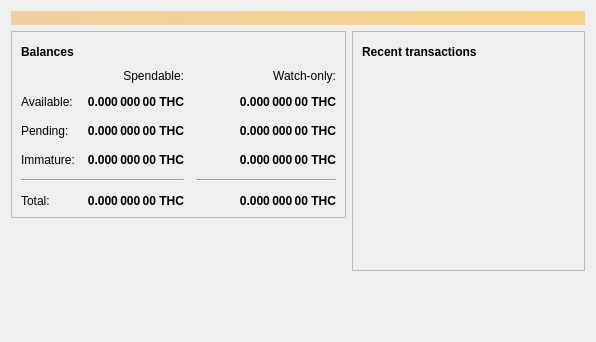
<?xml version="1.0" encoding="UTF-8"?>
<ui version="4.0">
 <class>OverviewPage</class>
 <widget class="QWidget" name="OverviewPage">
  <property name="geometry">
   <rect>
    <x>0</x>
    <y>0</y>
    <width>596</width>
    <height>342</height>
   </rect>
  </property>
  <property name="windowTitle">
   <string>Form</string>
  </property>
  <layout class="QVBoxLayout" name="topLayout">
   <item>
    <widget class="QLabel" name="labelAlerts">
     <property name="visible">
      <bool>false</bool>
     </property>
     <property name="styleSheet">
      <string notr="true">QLabel { background-color: qlineargradient(x1: 0, y1: 0, x2: 1, y2: 0, stop:0 #F0D0A0, stop:1 #F8D488); color:#000000; }</string>
     </property>
     <property name="wordWrap">
      <bool>true</bool>
     </property>
     <property name="margin">
      <number>3</number>
     </property>
     <property name="textInteractionFlags">
      <set>Qt::TextSelectableByMouse</set>
     </property>
    </widget>
   </item>
   <item>
    <layout class="QHBoxLayout" name="horizontalLayout" stretch="1,1">
     <item>
      <layout class="QVBoxLayout" name="verticalLayout_2">
       <item>
        <widget class="QFrame" name="frame">
         <property name="frameShape">
          <enum>QFrame::StyledPanel</enum>
         </property>
         <property name="frameShadow">
          <enum>QFrame::Raised</enum>
         </property>
         <layout class="QVBoxLayout" name="verticalLayout_4">
          <item>
           <layout class="QHBoxLayout" name="horizontalLayout_4">
            <item>
             <widget class="QLabel" name="label_5">
              <property name="font">
               <font>
                <weight>75</weight>
                <bold>true</bold>
               </font>
              </property>
              <property name="text">
               <string>Balances</string>
              </property>
             </widget>
            </item>
            <item>
             <widget class="QPushButton" name="labelWalletStatus">
              <property name="enabled">
               <bool>true</bool>
              </property>
              <property name="maximumSize">
               <size>
                <width>30</width>
                <height>16777215</height>
               </size>
              </property>
              <property name="toolTip">
               <string>The displayed information may be out of date. Your wallet automatically synchronizes with the Thincoin network after a connection is established, but this process has not completed yet.</string>
              </property>
              <property name="text">
               <string/>
              </property>
              <property name="icon">
               <iconset resource="../bitcoin.qrc">
                <normaloff>:/icons/warning</normaloff>
                <disabledoff>:/icons/warning</disabledoff>:/icons/warning</iconset>
              </property>
              <property name="iconSize">
               <size>
                <width>24</width>
                <height>24</height>
               </size>
              </property>
              <property name="flat">
               <bool>true</bool>
              </property>
             </widget>
            </item>
            <item>
             <spacer name="horizontalSpacer_3">
              <property name="orientation">
               <enum>Qt::Horizontal</enum>
              </property>
              <property name="sizeHint" stdset="0">
               <size>
                <width>40</width>
                <height>20</height>
               </size>
              </property>
             </spacer>
            </item>
           </layout>
          </item>
          <item>
           <layout class="QGridLayout" name="gridLayout">
            <property name="spacing">
             <number>12</number>
            </property>
            <item row="2" column="2">
             <widget class="QLabel" name="labelWatchPending">
              <property name="font">
               <font>
                <weight>75</weight>
                <bold>true</bold>
               </font>
              </property>
              <property name="cursor">
               <cursorShape>IBeamCursor</cursorShape>
              </property>
              <property name="toolTip">
               <string>Unconfirmed transactions to watch-only addresses</string>
              </property>
              <property name="text">
               <string notr="true">0.000 000 00 THC</string>
              </property>
              <property name="alignment">
               <set>Qt::AlignRight|Qt::AlignTrailing|Qt::AlignVCenter</set>
              </property>
              <property name="textInteractionFlags">
               <set>Qt::LinksAccessibleByMouse|Qt::TextSelectableByKeyboard|Qt::TextSelectableByMouse</set>
              </property>
             </widget>
            </item>
            <item row="2" column="1">
             <widget class="QLabel" name="labelUnconfirmed">
              <property name="font">
               <font>
                <weight>75</weight>
                <bold>true</bold>
               </font>
              </property>
              <property name="cursor">
               <cursorShape>IBeamCursor</cursorShape>
              </property>
              <property name="toolTip">
               <string>Total of transactions that have yet to be confirmed, and do not yet count toward the spendable balance</string>
              </property>
              <property name="text">
               <string notr="true">0.000 000 00 THC</string>
              </property>
              <property name="alignment">
               <set>Qt::AlignRight|Qt::AlignTrailing|Qt::AlignVCenter</set>
              </property>
              <property name="textInteractionFlags">
               <set>Qt::LinksAccessibleByMouse|Qt::TextSelectableByKeyboard|Qt::TextSelectableByMouse</set>
              </property>
             </widget>
            </item>
            <item row="3" column="2">
             <widget class="QLabel" name="labelWatchImmature">
              <property name="font">
               <font>
                <weight>75</weight>
                <bold>true</bold>
               </font>
              </property>
              <property name="cursor">
               <cursorShape>IBeamCursor</cursorShape>
              </property>
              <property name="toolTip">
               <string>Mined balance in watch-only addresses that has not yet matured</string>
              </property>
              <property name="text">
               <string notr="true">0.000 000 00 THC</string>
              </property>
              <property name="alignment">
               <set>Qt::AlignRight|Qt::AlignTrailing|Qt::AlignVCenter</set>
              </property>
              <property name="textInteractionFlags">
               <set>Qt::LinksAccessibleByMouse|Qt::TextSelectableByKeyboard|Qt::TextSelectableByMouse</set>
              </property>
             </widget>
            </item>
            <item row="4" column="0" colspan="2">
             <widget class="Line" name="line">
              <property name="orientation">
               <enum>Qt::Horizontal</enum>
              </property>
             </widget>
            </item>
            <item row="4" column="2">
             <widget class="Line" name="lineWatchBalance">
              <property name="sizePolicy">
               <sizepolicy hsizetype="Preferred" vsizetype="Fixed">
                <horstretch>0</horstretch>
                <verstretch>0</verstretch>
               </sizepolicy>
              </property>
              <property name="minimumSize">
               <size>
                <width>140</width>
                <height>0</height>
               </size>
              </property>
              <property name="orientation">
               <enum>Qt::Horizontal</enum>
              </property>
             </widget>
            </item>
            <item row="5" column="0">
             <widget class="QLabel" name="labelTotalText">
              <property name="text">
               <string>Total:</string>
              </property>
             </widget>
            </item>
            <item row="3" column="1">
             <widget class="QLabel" name="labelImmature">
              <property name="font">
               <font>
                <weight>75</weight>
                <bold>true</bold>
               </font>
              </property>
              <property name="cursor">
               <cursorShape>IBeamCursor</cursorShape>
              </property>
              <property name="toolTip">
               <string>Mined balance that has not yet matured</string>
              </property>
              <property name="text">
               <string notr="true">0.000 000 00 THC</string>
              </property>
              <property name="alignment">
               <set>Qt::AlignRight|Qt::AlignTrailing|Qt::AlignVCenter</set>
              </property>
              <property name="textInteractionFlags">
               <set>Qt::LinksAccessibleByMouse|Qt::TextSelectableByKeyboard|Qt::TextSelectableByMouse</set>
              </property>
             </widget>
            </item>
            <item row="2" column="3">
             <spacer name="horizontalSpacer_2">
              <property name="orientation">
               <enum>Qt::Horizontal</enum>
              </property>
              <property name="sizeHint" stdset="0">
               <size>
                <width>40</width>
                <height>20</height>
               </size>
              </property>
             </spacer>
            </item>
            <item row="3" column="0">
             <widget class="QLabel" name="labelImmatureText">
              <property name="text">
               <string>Immature:</string>
              </property>
             </widget>
            </item>
            <item row="5" column="1">
             <widget class="QLabel" name="labelTotal">
              <property name="font">
               <font>
                <weight>75</weight>
                <bold>true</bold>
               </font>
              </property>
              <property name="cursor">
               <cursorShape>IBeamCursor</cursorShape>
              </property>
              <property name="toolTip">
               <string>Your current total balance</string>
              </property>
              <property name="text">
               <string notr="true">0.000 000 00 THC</string>
              </property>
              <property name="alignment">
               <set>Qt::AlignRight|Qt::AlignTrailing|Qt::AlignVCenter</set>
              </property>
              <property name="textInteractionFlags">
               <set>Qt::LinksAccessibleByMouse|Qt::TextSelectableByKeyboard|Qt::TextSelectableByMouse</set>
              </property>
             </widget>
            </item>
            <item row="5" column="2">
             <widget class="QLabel" name="labelWatchTotal">
              <property name="font">
               <font>
                <weight>75</weight>
                <bold>true</bold>
               </font>
              </property>
              <property name="cursor">
               <cursorShape>IBeamCursor</cursorShape>
              </property>
              <property name="toolTip">
               <string>Current total balance in watch-only addresses</string>
              </property>
              <property name="text">
               <string notr="true">0.000 000 00 THC</string>
              </property>
              <property name="alignment">
               <set>Qt::AlignRight|Qt::AlignTrailing|Qt::AlignVCenter</set>
              </property>
              <property name="textInteractionFlags">
               <set>Qt::LinksAccessibleByMouse|Qt::TextSelectableByKeyboard|Qt::TextSelectableByMouse</set>
              </property>
             </widget>
            </item>
            <item row="0" column="2">
             <widget class="QLabel" name="labelWatchonly">
              <property name="text">
               <string>Watch-only:</string>
              </property>
              <property name="alignment">
               <set>Qt::AlignRight|Qt::AlignTrailing|Qt::AlignVCenter</set>
              </property>
             </widget>
            </item>
            <item row="1" column="0">
             <widget class="QLabel" name="labelBalanceText">
              <property name="text">
               <string>Available:</string>
              </property>
             </widget>
            </item>
            <item row="1" column="1">
             <widget class="QLabel" name="labelBalance">
              <property name="font">
               <font>
                <weight>75</weight>
                <bold>true</bold>
               </font>
              </property>
              <property name="cursor">
               <cursorShape>IBeamCursor</cursorShape>
              </property>
              <property name="toolTip">
               <string>Your current spendable balance</string>
              </property>
              <property name="text">
               <string notr="true">0.000 000 00 THC</string>
              </property>
              <property name="alignment">
               <set>Qt::AlignRight|Qt::AlignTrailing|Qt::AlignVCenter</set>
              </property>
              <property name="textInteractionFlags">
               <set>Qt::LinksAccessibleByMouse|Qt::TextSelectableByKeyboard|Qt::TextSelectableByMouse</set>
              </property>
             </widget>
            </item>
            <item row="1" column="2">
             <widget class="QLabel" name="labelWatchAvailable">
              <property name="font">
               <font>
                <weight>75</weight>
                <bold>true</bold>
               </font>
              </property>
              <property name="cursor">
               <cursorShape>IBeamCursor</cursorShape>
              </property>
              <property name="toolTip">
               <string>Your current balance in watch-only addresses</string>
              </property>
              <property name="text">
               <string notr="true">0.000 000 00 THC</string>
              </property>
              <property name="alignment">
               <set>Qt::AlignRight|Qt::AlignTrailing|Qt::AlignVCenter</set>
              </property>
              <property name="textInteractionFlags">
               <set>Qt::LinksAccessibleByMouse|Qt::TextSelectableByKeyboard|Qt::TextSelectableByMouse</set>
              </property>
             </widget>
            </item>
            <item row="2" column="0">
             <widget class="QLabel" name="labelPendingText">
              <property name="text">
               <string>Pending:</string>
              </property>
             </widget>
            </item>
            <item row="0" column="1">
             <widget class="QLabel" name="labelSpendable">
              <property name="text">
               <string>Spendable:</string>
              </property>
              <property name="alignment">
               <set>Qt::AlignRight|Qt::AlignTrailing|Qt::AlignVCenter</set>
              </property>
             </widget>
            </item>
           </layout>
          </item>
         </layout>
        </widget>
       </item>
       <item>
        <spacer name="verticalSpacer">
         <property name="orientation">
          <enum>Qt::Vertical</enum>
         </property>
         <property name="sizeHint" stdset="0">
          <size>
           <width>20</width>
           <height>40</height>
          </size>
         </property>
        </spacer>
       </item>
      </layout>
     </item>
     <item>
      <layout class="QVBoxLayout" name="verticalLayout_3">
       <item>
        <widget class="QFrame" name="frame_2">
         <property name="frameShape">
          <enum>QFrame::StyledPanel</enum>
         </property>
         <property name="frameShadow">
          <enum>QFrame::Raised</enum>
         </property>
         <layout class="QVBoxLayout" name="verticalLayout">
          <item>
           <layout class="QHBoxLayout" name="horizontalLayout_2">
            <item>
             <widget class="QLabel" name="label_4">
              <property name="font">
               <font>
                <weight>75</weight>
                <bold>true</bold>
               </font>
              </property>
              <property name="text">
               <string>Recent transactions</string>
              </property>
             </widget>
            </item>
            <item>
             <widget class="QPushButton" name="labelTransactionsStatus">
              <property name="enabled">
               <bool>true</bool>
              </property>
              <property name="maximumSize">
               <size>
                <width>30</width>
                <height>16777215</height>
               </size>
              </property>
              <property name="toolTip">
               <string>The displayed information may be out of date. Your wallet automatically synchronizes with the Thincoin network after a connection is established, but this process has not completed yet.</string>
              </property>
              <property name="text">
               <string/>
              </property>
              <property name="icon">
               <iconset resource="../bitcoin.qrc">
                <normaloff>:/icons/warning</normaloff>
                <disabledoff>:/icons/warning</disabledoff>:/icons/warning</iconset>
              </property>
              <property name="iconSize">
               <size>
                <width>24</width>
                <height>24</height>
               </size>
              </property>
              <property name="flat">
               <bool>true</bool>
              </property>
             </widget>
            </item>
            <item>
             <spacer name="horizontalSpacer">
              <property name="orientation">
               <enum>Qt::Horizontal</enum>
              </property>
              <property name="sizeHint" stdset="0">
               <size>
                <width>40</width>
                <height>20</height>
               </size>
              </property>
             </spacer>
            </item>
           </layout>
          </item>
          <item>
           <widget class="QListView" name="listTransactions">
            <property name="styleSheet">
             <string notr="true">QListView { background: transparent; }</string>
            </property>
            <property name="frameShape">
             <enum>QFrame::NoFrame</enum>
            </property>
            <property name="verticalScrollBarPolicy">
             <enum>Qt::ScrollBarAlwaysOff</enum>
            </property>
            <property name="horizontalScrollBarPolicy">
             <enum>Qt::ScrollBarAlwaysOff</enum>
            </property>
            <property name="selectionMode">
             <enum>QAbstractItemView::NoSelection</enum>
            </property>
           </widget>
          </item>
         </layout>
        </widget>
       </item>
       <item>
        <spacer name="verticalSpacer_2">
         <property name="orientation">
          <enum>Qt::Vertical</enum>
         </property>
         <property name="sizeHint" stdset="0">
          <size>
           <width>20</width>
           <height>40</height>
          </size>
         </property>
        </spacer>
       </item>
      </layout>
     </item>
    </layout>
   </item>
  </layout>
 </widget>
 <resources/>
 <connections/>
</ui>
